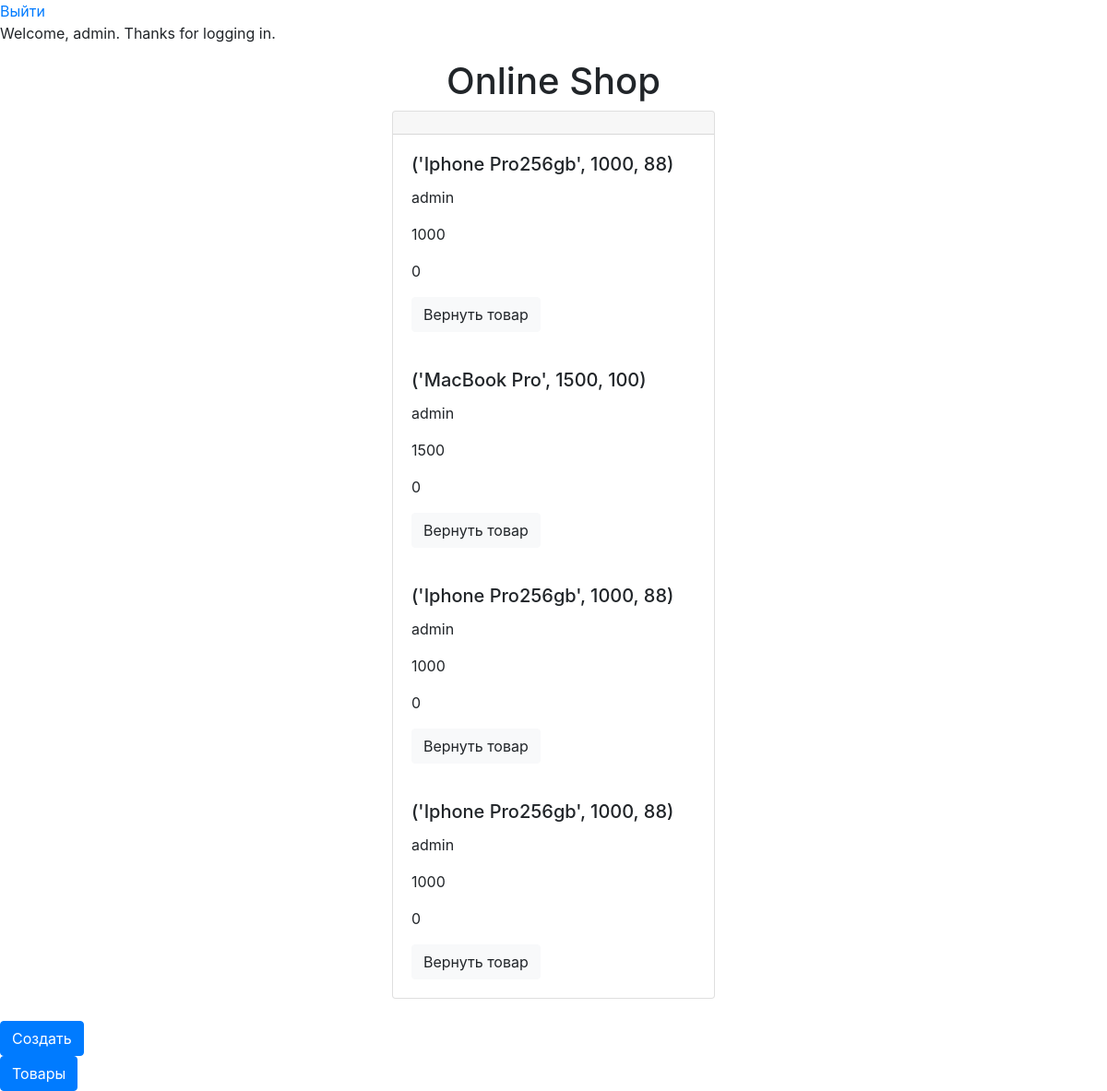
The app's page /myproduct/ (signed in), older data.
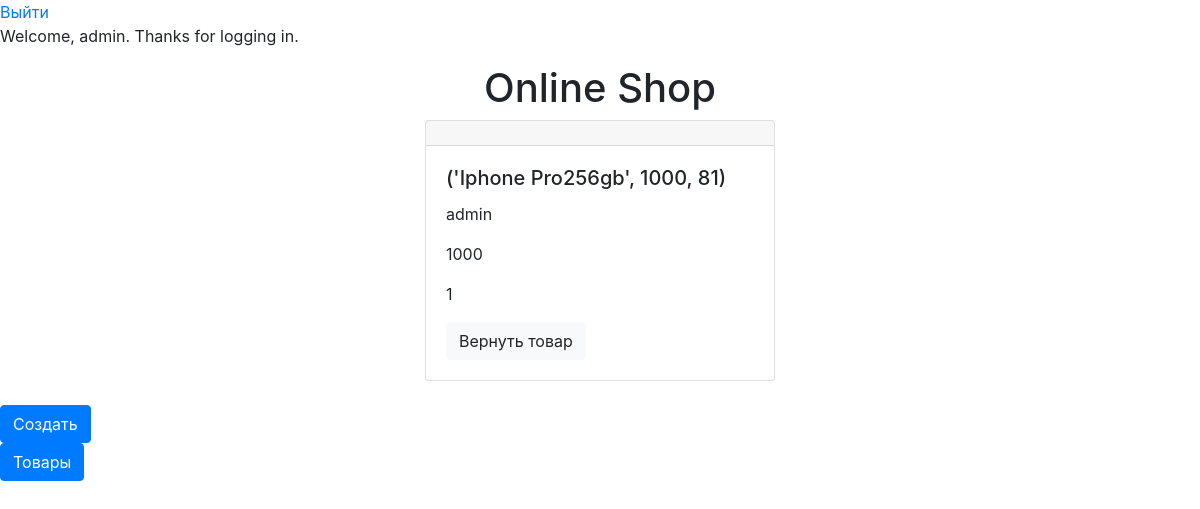
The same page, newer data.
### shop/models.py (models this page shows, shortened)
class Person(AbstractUser):
    cash = models.PositiveIntegerField(default=10000)
    def __str__(self):
        return f"{self.username}"

class Purchase(models.Model):
    info_user = models.ForeignKey(Person, on_delete=models.CASCADE)
    info_product = models.ForeignKey(Product, on_delete=models.CASCADE)
    quantity_by_product = models.PositiveIntegerField(null=False, default=0)
    purchase_time = models.DateTimeField(auto_now_add=True)

class Product(models.Model):
    name = models.CharField(max_length=50)
    product_description = models.TextField(max_length=150)
    price = models.PositiveIntegerField(null=False, default=0)
    quantity_product = models.PositiveIntegerField()
    def __str__(self):
        return f"{self.name, self.price, self.quantity_product}"

### shop/views.py (the view)
# urls.py: path('myproduct/', MyProduct.as_view(), name='my_buy_product_url'),
class MyProduct(ListView):
    model = Product
    paginate_by = 100
    template_name = 'shop/my_buy_product.html'
    queryset = Purchase.objects.all()
    context_object_name = 'my_product'
    def get_queryset(self):
        if not self.request.user.is_superuser:
            queryset = Purchase.objects.filter(info_user_id=self.request.user.id)
            return queryset
        return super().get_queryset()

### shop/templates/shop/my_buy_product.html (shortened to what this page needs)
{% extends 'base.html' %}
 {% block main %}
     <div class="card mb-4">
    <div class="card-header">
    </div>
          {% for list in my_product %}
    <div class="card-body">
        <h5 class="card-title">{{ list.info_product }} {{ list.info }}</h5>
        <p class="card-text">{{ list.info_user }}</p>
        <p class="card-text">{{ list.info_product.price }}</p>
        <p class="card-text">{{ list.quantity_by_product}}</p>
            <div>
                 <form action="{% url 'my_purchase_returns' list.id%}" method="post">
                <input class="btn btn-light" type="submit" value="Вернуть товар">
                </form>
            </div>
    </div>
     {% endfor %}
</div>
      {% endblock %}

### templates/base.html (shortened to what this page needs)
<!doctype  html>
<html  lang="en">
<head>
<link rel="stylesheet" href="https://stackpath.bootstrapcdn.com/bootstrap/4.4.1/css/bootstrap.min.css">
    {% if user.username %}
    <a href="{% url 'logout_url' %}">Выйти</a>
    {% else %}
    <a href="{% url 'login_url' %}">Войти</a>
        <a href="{% url 'register_url' %}">Зарегистрируйся</a>
{% endif %}
{% if user.is_authenticated %}
    <p>Welcome, {{ user.username }}. Thanks for logging in.</p>
{% else %}
    <p>Welcome, new user. Please log in.</p>
{% endif %}
</head>
<body>
  <div  class="container">
    <div  class="row justify-content-center">
      <div  class="col-4">
      <h1  class="text-center">Online Shop</h1>
      {% block main %}
      {% endblock %}
      </div>
    </div>
  </div>
<form method="post" action="{% url 'product_create_url' %}">
     <input class="btn btn-primary" type="submit" value="Создать">
     </form>
 <a href="{% url 'my_buy_product_url' %}" class="btn btn-primary">Товары</a>
</body>
</html>

Row changes from the older to the newer data that the page shows:
removed Purchase: info_product "('Iphone Pro256gb', 1000, 88)", info_user "admin", info_product.price "1000", quantity_by_product "0"
removed Purchase: info_product "('MacBook Pro', 1500, 100)", info_user "admin", info_product.price "1500", quantity_by_product "0"
removed Purchase: info_product "('Iphone Pro256gb', 1000, 88)", info_user "admin", info_product.price "1000", quantity_by_product "0"
removed Purchase: info_product "('Iphone Pro256gb', 1000, 88)", info_user "admin", info_product.price "1000", quantity_by_product "0"
added Purchase: info_product "('Iphone Pro256gb', 1000, 81)", info_user "admin", info_product.price "1000", quantity_by_product "1"
